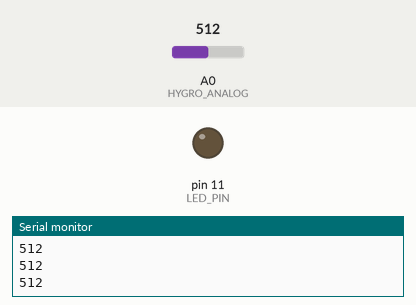
A sketch run on a simulated Arduino Uno, built with avr-gcc and run on an emulated ATmega328P. Shown: output pins drawn as LEDs (lit = HIGH), the last lines printed to the serial monitor. The inputs (shaded band) are chosen by the test bench; at power-on: A0 (HYGRO_ANALOG) = 512.

Above: at 1.2 s.
1.3 s: A0 (HYGRO_ANALOG) set to 104
2.8 s: A0 (HYGRO_ANALOG) set to 95
At 3.2 s:
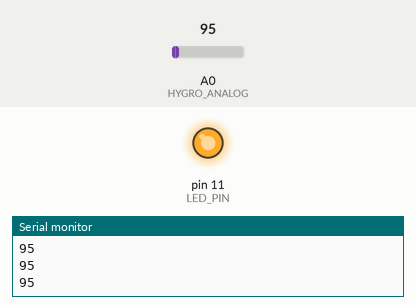
4.3 s: A0 (HYGRO_ANALOG) set to 122
At 5.5 s:
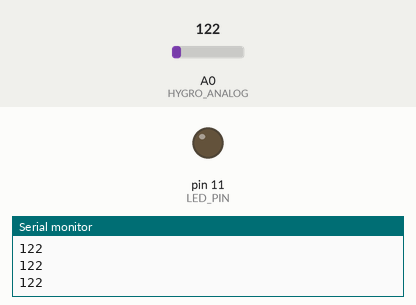
5.8 s: A0 (HYGRO_ANALOG) set to 90
At 6.7 s:
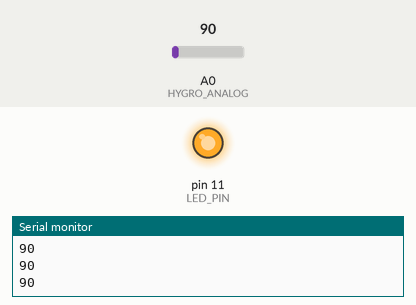
Timing chart, 0 to 8.3 s (numbered marks = the images above; inputs shaded):
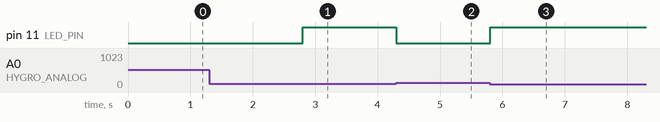

Measured:
- the behaviour switches between 100 and 99 on A0 (HYGRO_ANALOG) (found by bisection; images 0 and 1)
- after the input at 2.8 s, pin 11 (LED_PIN): LOW → HIGH at once
- after the input at 4.3 s, pin 11 (LED_PIN): HIGH → LOW at once
- after the input at 5.8 s, pin 11 (LED_PIN): LOW → HIGH at once

The sketch:

chapter03.ino
```cpp
const int LED_PIN = 11;
const int LED_BLINK_DELAY = 1000;
const int HYGRO_ANALOG = A0;
const int BAUD_RATE = 9600;


void serialPrintAnalog(int value) {
  int sensorValue = analogRead(value);
  Serial.println(sensorValue);
}

void switchLedOnLowHumidity() {
  int hygroValue = analogRead(HYGRO_ANALOG);

  if (hygroValue < 100) {
    digitalWrite(LED_PIN, HIGH);
  } else {
    digitalWrite(LED_PIN, LOW);
  }
}


void setup() {
  pinMode(LED_PIN, OUTPUT);
  Serial.begin(BAUD_RATE);
}

void loop() {
  serialPrintAnalog(HYGRO_ANALOG);
  switchLedOnLowHumidity();
}
```
